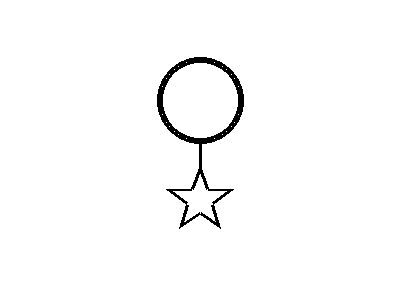
#> input picture examples/images/hello_world.png, 400 x 300 px
$ python test_recognition.py
#> lines starting #> are read from the running program, lines starting #| are printed output that depends on the picture; after the words box and inside, x2 and y2 are one past the last pixel; in counts of white or black regions, pixels touching at a corner belong together
### src/grimoire/image_recognition.py
"""Image recognition module for Grimoire - Detects symbols from magic circle images"""

import cv2
import numpy as np
from typing import List, Tuple, Dict, Optional, Any
from dataclasses import dataclass
from enum import Enum
import math
from .advanced_recognition import AdvancedPatternDetector, PatternInfo


class SymbolType(Enum):
    """Types of symbols that can be detected"""
    # Structure elements
    OUTER_CIRCLE = "outer_circle"
    CIRCLE = "circle"
    DOUBLE_CIRCLE = "double_circle"
    SQUARE = "square"
    TRIANGLE = "triangle"
    PENTAGON = "pentagon"
    HEXAGON = "hexagon"
    STAR = "star"
    SIX_POINTED_STAR = "six_pointed_star"  # 六芒星（ダビデの星）
    EIGHT_POINTED_STAR = "eight_pointed_star"  # 八芒星

    # Operators
    CONVERGENCE = "convergence"  # ⟐ (加算)
    DIVERGENCE = "divergence"    # ⟑ (減算)
    AMPLIFICATION = "amplification"  # ✦ (乗算)
    DISTRIBUTION = "distribution"    # ⟠ (除算)
    TRANSFER = "transfer"        # ⟷ (代入)
    SEAL = "seal"                # ⊗ (定数)
    CIRCULATION = "circulation"  # ⟳ (ループ)

    # Comparison operators
    EQUAL = "equal"              # ⟨⟩
    NOT_EQUAL = "not_equal"      # ⟨≠⟩
    LESS_THAN = "less_than"      # ⟨<⟩
    GREATER_THAN = "greater_than" # ⟨>⟩
    LESS_EQUAL = "less_equal"    # ⟨≤⟩
    GREATER_EQUAL = "greater_equal" # ⟨≥⟩

    # Logical operators
    LOGICAL_AND = "logical_and"  # ⊕
    LOGICAL_OR = "logical_or"    # ⊖
    LOGICAL_NOT = "logical_not"  # ⊗
    LOGICAL_XOR = "logical_xor"  # ⊙

    # Data types (patterns inside shapes)
    DOT = "dot"
    DOUBLE_DOT = "double_dot"
    LINES = "lines"
    HALF_CIRCLE = "half_circle"

    # Special symbols
    CONNECTION = "connection"
    ARROW = "arrow"
    LOOP_BACK = "loop_back"


@dataclass
class Symbol:
    """Represents a detected symbol"""
    type: SymbolType
    position: Tuple[int, int]  # (x, y)
    size: float
    confidence: float
    properties: Dict[str, Any]  # Additional properties like pattern, connections


@dataclass
class Connection:
    """Represents a connection between symbols"""
    from_symbol: Symbol
    to_symbol: Symbol
    connection_type: str  # "solid", "dashed", "curved", "double", "wavy", "loop"
    properties: Dict[str, Any] = None  # Additional properties like thickness, color

    def __post_init__(self):
        if self.properties is None:
            self.properties = {}


class MagicCircleDetector:
    """Detects and analyzes magic circles from images"""

    def __init__(self):
        self.min_contour_area = 100
        self.circle_threshold = 0.80  # Threshold for circle detection
        self.symbols: List[Symbol] = []
        self.connections: List[Connection] = []
        self.pattern_detector = AdvancedPatternDetector()

    def detect_symbols(self, image_path: str) -> Tuple[List[Symbol], List[Connection]]:
        """Main detection function"""
#> called with image_path = 'examples/images/hello_world.png'
        # Load image
        img = cv2.imread(image_path)
#> img is the input picture: shape (300, 400, 3); 98.2% white; 1 black region, box (x1, y1, x2, y2) and area: (157, 57, 244, 229) 2165
        if img is None:
            raise ValueError(f"Cannot load image: {image_path}")

        # Preprocess
        gray = cv2.cvtColor(img, cv2.COLOR_BGR2GRAY)
        binary = self._preprocess_image(gray)

        # Detect outer circle first (required)
        outer_circle = self._detect_outer_circle(binary)
        if outer_circle is None:
            raise ValueError("No outer circle detected. All Grimoire programs must be enclosed in a magic circle.")

        self.symbols = [outer_circle]

        # Detect other symbols within the outer circle
        self._detect_circles(binary, outer_circle)
        self._detect_polygons(binary, outer_circle)
        self._detect_stars(binary, outer_circle)
        self._detect_six_pointed_stars(binary, outer_circle)
        self._detect_eight_pointed_stars(binary, outer_circle)
        self._detect_operators(binary, outer_circle)
        self._detect_comparison_operators(binary, outer_circle)
        self._detect_logical_operators(binary, outer_circle)
        self._detect_connections(binary)

        return self.symbols, self.connections

    def _preprocess_image(self, gray: np.ndarray) -> np.ndarray:
        """Preprocess image for better detection"""
        # Apply Gaussian blur to reduce noise
        blurred = cv2.GaussianBlur(gray, (5, 5), 0)

        # Apply adaptive threshold
        binary = cv2.adaptiveThreshold(
            blurred, 255, cv2.ADAPTIVE_THRESH_GAUSSIAN_C,
            cv2.THRESH_BINARY_INV, 11, 2
        )
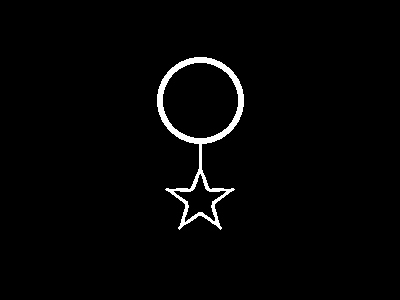
#> binary: shape (300, 400); 2% white; 1 white region, box (x1, y1, x2, y2) and area: (157, 57, 244, 230) 2348

        # Morphological operations to clean up
        kernel = np.ones((3, 3), np.uint8)
        binary = cv2.morphologyEx(binary, cv2.MORPH_CLOSE, kernel)
#> binary: shape (300, 400); 2% white; 1 white region, box (x1, y1, x2, y2) and area: (157, 57, 244, 230) 2366
        binary = cv2.morphologyEx(binary, cv2.MORPH_OPEN, kernel)
#> binary: shape (300, 400); 1.9% white; 1 white region

        return binary

    def _detect_outer_circle(self, binary: np.ndarray) -> Optional[Symbol]:
        """Detect the outer circle (magic circle boundary)"""
        # Find contours
        contours, _ = cv2.findContours(binary, cv2.RETR_EXTERNAL, cv2.CHAIN_APPROX_SIMPLE)
#> contours = 1 contour; box (x1, y1, x2, y2) and area: (157, 57, 244, 227) 7364

        # Find the largest circular contour
        for contour in sorted(contours, key=cv2.contourArea, reverse=True):
            area = cv2.contourArea(contour)
            if area < self.min_contour_area:
                continue

            # Check if it's circular
            perimeter = cv2.arcLength(contour, True)
            circularity = 4 * np.pi * area / (perimeter * perimeter)

            if circularity > self.circle_threshold:
                # Get circle parameters
                (x, y), radius = cv2.minEnclosingCircle(contour)

                # Additional check for aspect ratio to reject ellipses
                rect = cv2.minAreaRect(contour)
                width, height = rect[1]
                if width > 0 and height > 0:
                    aspect_ratio = max(width, height) / min(width, height)
                    if aspect_ratio > 1.2:  # Reject if too elliptical
                        continue

                # Check if it's near the image edges (outer circle)
                h, w = binary.shape
                margin = min(w, h) * 0.2  # Increased margin tolerance
                # Also check if it's the largest circle found
                if radius > min(w, h) * 0.3:  # At least 30% of image size

                    return Symbol(
                        type=SymbolType.OUTER_CIRCLE,
                        position=(int(x), int(y)),
                        size=radius,
                        confidence=circularity,
                        properties={"is_double": self._is_double_circle(binary, x, y, radius)}
                    )
#> this loop made 1 pass
#> (area, perimeter, circularity) on pass 1: (7364, 582.9, 0.272)

        return None

    # [829 lines left out: functions _is_double_circle, _detect_circles, _detect_polygons, _detect_stars, _detect_six_pointed_stars, _detect_eight_pointed_stars and 27 more, not called in this run]

### test_recognition.py
#!/usr/bin/env python3
"""Test image recognition directly"""

from grimoire.image_recognition import MagicCircleDetector

def test_image(image_path):
    print(f"\n=== Testing {image_path} ===")
    detector = MagicCircleDetector()
    try:
        symbols, connections = detector.detect_symbols(image_path)
        print(f"Detected {len(symbols)} symbols and {len(connections)} connections")
        for symbol in symbols:
            print(f"  - {symbol.type.value} at {symbol.position}")
            if hasattr(symbol, 'properties') and symbol.properties:
                print(f"    properties: {symbol.properties}")
    except Exception as e:
        print(f"Error: {e}")

if __name__ == "__main__":
    test_image("examples/images/hello_world.png")
    test_image("examples/images/calculator.png")
#> call 2 of detect_symbols, with image_path = 'examples/images/calculator.png'
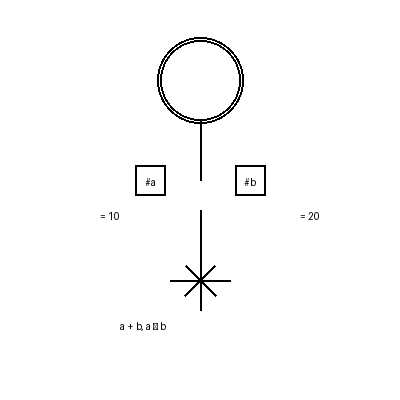
#> input picture examples/images/calculator.png, 400 x 400 px
#> in detect_symbols, img is the input picture: shape (400, 400, 3); min 0, max 255, mean 251.4
#> in _preprocess_image (call 2), `blurred = cv2.GaussianBlur(gray, (5, 5), 0)`:
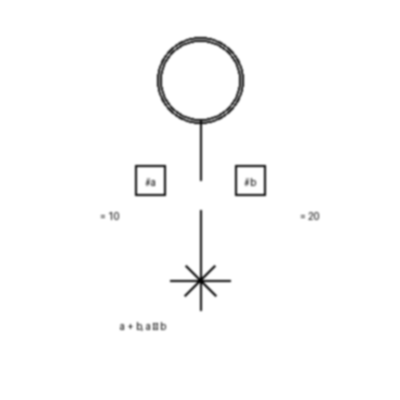
#> blurred: shape (400, 400); min 0, max 255, mean 251.4
#> in _preprocess_image (call 2), `binary = cv2.adaptiveThreshold( blurred, 255, cv2.ADAPTIVE_THRESH_GAUS..`:
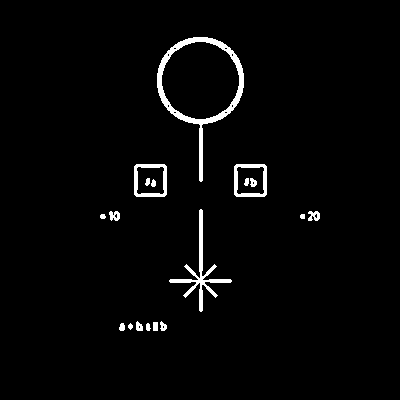
#> binary: shape (400, 400); 2.5% white; 18 white regions, largest, box (x1, y1, x2, y2) and area: (157, 37, 244, 182) 1648, (169, 209, 232, 312) 835, (134, 164, 167, 197) 428
#> in _preprocess_image (call 2), `binary = cv2.morphologyEx(binary, cv2.MORPH_CLOSE, kernel)`: binary: shape (400, 400); 2.5% white; 14 white regions, largest, box (x1, y1, x2, y2) and area: (157, 37, 244, 182) 1664, (169, 209, 232, 312) 855, (134, 164, 167, 197) 428
#> in _preprocess_image (call 2), `binary = cv2.morphologyEx(binary, cv2.MORPH_OPEN, kernel)`:
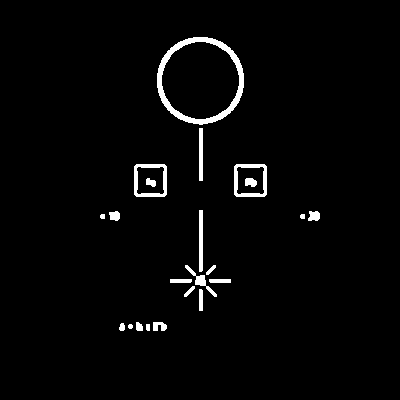
#> binary: shape (400, 400); 2.5% white; 22 white regions
#> in _detect_outer_circle (call 2), `contours, _ = cv2.findContours(binary, cv2.RETR_EXTERNAL, cv2.CHAIN_AP..`: contours = 20 contours, 4 with area under 20; largest, box (x1, y1, x2, y2) and area: (157, 37, 244, 125) 5914, (234, 164, 267, 197) 1016, (134, 164, 167, 197) 1016, (199, 210, 203, 272) 182, (199, 128, 203, 181) 156
#> the loop in _detect_outer_circle (call 2), `for contour in sorted(contours, key=cv2.contourArea, reverse=True):` made 20 passes
#> (area, perimeter, circularity, x, y, radius, rect, width) on passes 1 to 3: (5914, 290.9, 0.878, 200, 80.06, 43.98, ((200, 80.5), (87, 86), -90), 87), (1016, 123.3, 0.84, 250, 180, 21.26, ((250, 180), (32, 32), -90), 32), (1016, 123.3, 0.84, 150, 180, 21.26, ((150, 180), (32, 32), -90), 32)
#> area on passes 7 to 12: 79.5, 72.5, 70.5, 62.5, 62.5, 62.5
